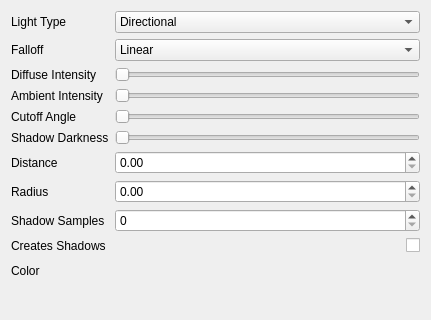
<?xml version="1.0" encoding="UTF-8"?>
<ui version="4.0">
 <class>light_comp_widget</class>
 <widget class="QWidget" name="light_comp_widget">
  <property name="geometry">
   <rect>
    <x>0</x>
    <y>0</y>
    <width>431</width>
    <height>320</height>
   </rect>
  </property>
  <property name="windowTitle">
   <string>Form</string>
  </property>
  <layout class="QVBoxLayout" name="verticalLayout">
   <item>
    <layout class="QFormLayout" name="formLayout">
     <item row="0" column="0">
      <widget class="QLabel" name="label">
       <property name="text">
        <string>Light Type</string>
       </property>
      </widget>
     </item>
     <item row="0" column="1">
      <widget class="QComboBox" name="mLightTypeCB">
       <item>
        <property name="text">
         <string>Directional</string>
        </property>
       </item>
       <item>
        <property name="text">
         <string>Point</string>
        </property>
       </item>
       <item>
        <property name="text">
         <string>Spot</string>
        </property>
       </item>
      </widget>
     </item>
     <item row="1" column="1">
      <widget class="QComboBox" name="mFalloffCB">
       <item>
        <property name="text">
         <string>Linear</string>
        </property>
       </item>
       <item>
        <property name="text">
         <string>Exponential</string>
        </property>
       </item>
      </widget>
     </item>
     <item row="1" column="0">
      <widget class="QLabel" name="label_5">
       <property name="text">
        <string>Falloff</string>
       </property>
      </widget>
     </item>
     <item row="2" column="1">
      <widget class="QSlider" name="mDiffuseSldr">
       <property name="maximum">
        <number>100</number>
       </property>
       <property name="orientation">
        <enum>Qt::Horizontal</enum>
       </property>
      </widget>
     </item>
     <item row="2" column="0">
      <widget class="QLabel" name="label_6">
       <property name="text">
        <string>Diffuse Intensity</string>
       </property>
      </widget>
     </item>
     <item row="3" column="1">
      <widget class="QSlider" name="mAmbientSldr">
       <property name="maximum">
        <number>100</number>
       </property>
       <property name="orientation">
        <enum>Qt::Horizontal</enum>
       </property>
      </widget>
     </item>
     <item row="3" column="0">
      <widget class="QLabel" name="label_7">
       <property name="text">
        <string>Ambient Intensity</string>
       </property>
      </widget>
     </item>
     <item row="4" column="1">
      <widget class="QSlider" name="mCutoffSldr">
       <property name="maximum">
        <number>180</number>
       </property>
       <property name="orientation">
        <enum>Qt::Horizontal</enum>
       </property>
      </widget>
     </item>
     <item row="4" column="0">
      <widget class="QLabel" name="label_4">
       <property name="text">
        <string>Cutoff Angle</string>
       </property>
      </widget>
     </item>
     <item row="5" column="1">
      <widget class="QSlider" name="mShadowSldr">
       <property name="maximum">
        <number>100</number>
       </property>
       <property name="orientation">
        <enum>Qt::Horizontal</enum>
       </property>
      </widget>
     </item>
     <item row="5" column="0">
      <widget class="QLabel" name="label_8">
       <property name="text">
        <string>Shadow Darkness</string>
       </property>
      </widget>
     </item>
     <item row="6" column="1">
      <widget class="QDoubleSpinBox" name="mDistanceSB">
       <property name="maximum">
        <double>1000.000000000000000</double>
       </property>
      </widget>
     </item>
     <item row="6" column="0">
      <widget class="QLabel" name="label_2">
       <property name="text">
        <string>Distance</string>
       </property>
      </widget>
     </item>
     <item row="7" column="1">
      <widget class="QDoubleSpinBox" name="mRadiusSB">
       <property name="maximum">
        <double>1000.000000000000000</double>
       </property>
      </widget>
     </item>
     <item row="7" column="0">
      <widget class="QLabel" name="label_3">
       <property name="text">
        <string>Radius</string>
       </property>
      </widget>
     </item>
     <item row="8" column="1">
      <widget class="QSpinBox" name="mShadowSamplesSB"/>
     </item>
     <item row="8" column="0">
      <widget class="QLabel" name="label_9">
       <property name="text">
        <string>Shadow Samples</string>
       </property>
      </widget>
     </item>
     <item row="9" column="1">
      <widget class="QCheckBox" name="mCastsShadowsCB">
       <property name="layoutDirection">
        <enum>Qt::RightToLeft</enum>
       </property>
       <property name="text">
        <string/>
       </property>
      </widget>
     </item>
     <item row="9" column="0">
      <widget class="QLabel" name="label_11">
       <property name="text">
        <string>Creates Shadows</string>
       </property>
      </widget>
     </item>
     <item row="10" column="0">
      <widget class="QLabel" name="label_10">
       <property name="text">
        <string>Color</string>
       </property>
      </widget>
     </item>
     <item row="10" column="1">
      <layout class="QHBoxLayout" name="horizontalLayout">
       <item>
        <spacer name="horizontalSpacer">
         <property name="orientation">
          <enum>Qt::Horizontal</enum>
         </property>
         <property name="sizeHint" stdset="0">
          <size>
           <width>40</width>
           <height>20</height>
          </size>
         </property>
        </spacer>
       </item>
       <item>
        <widget class="QToolButton" name="toolButton">
         <property name="minimumSize">
          <size>
           <width>25</width>
           <height>25</height>
          </size>
         </property>
         <property name="maximumSize">
          <size>
           <width>25</width>
           <height>25</height>
          </size>
         </property>
         <property name="text">
          <string/>
         </property>
         <property name="popupMode">
          <enum>QToolButton::InstantPopup</enum>
         </property>
         <property name="autoRaise">
          <bool>true</bool>
         </property>
        </widget>
       </item>
      </layout>
     </item>
    </layout>
   </item>
  </layout>
 </widget>
 <resources/>
 <connections/>
</ui>
